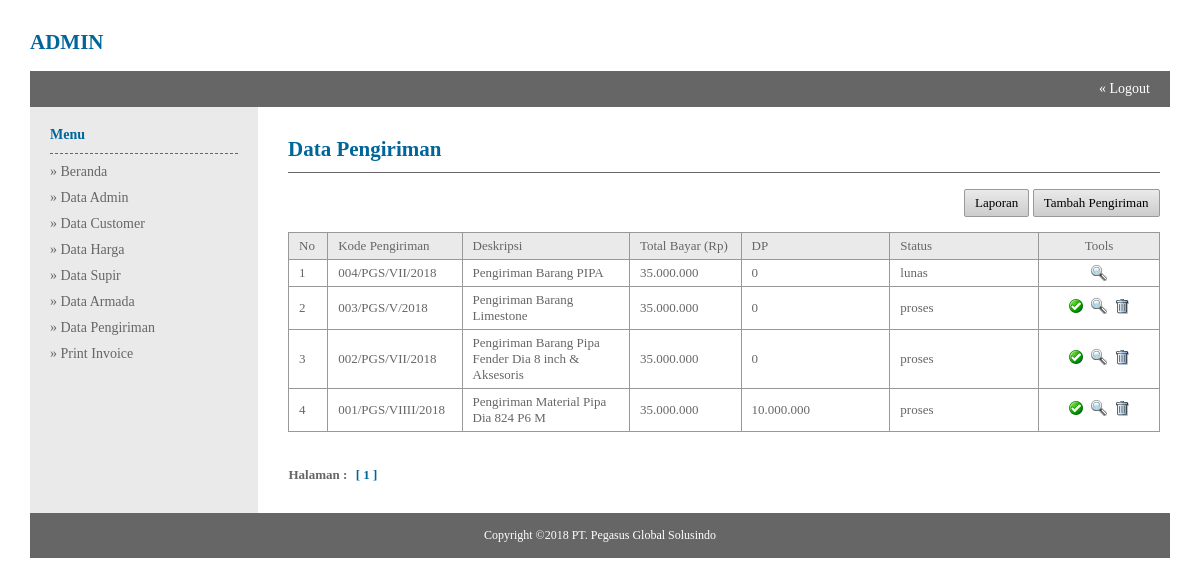
Page /admin/index.php?module=Data_Transaksi (signed in) on the committed database.
### tables this page shows
CREATE TABLE `pengiriman` (
  `kd_pengiriman` varchar(100) NOT NULL,
  `description` varchar(300) NOT NULL,
  `satuan` varchar(40) NOT NULL,
  `kd_armada` varchar(20) NOT NULL,
  `kd_driver` varchar(50) NOT NULL,
  `kd_customer` varchar(50) DEFAULT NULL,
  `nm_penerima` varchar(80) NOT NULL,
  `uang_supir` int(200) NOT NULL,
  `total_bayar` int(200) NOT NULL,
  `status` varchar(20) NOT NULL,
  `packinglist` varchar(200) NOT NULL,
  `kd_harga` varchar(50) NOT NULL,
  `dp` varchar(200) NOT NULL DEFAULT '0'
);

### library/library.php (called while the page is built, shortened)
<?php
function format_angka($angka) {
	$hasil =  number_format($angka,0, ",",".");
	return $hasil;
}
?>

### admin/data_transaksi.php (the view)
<table width="100%" border="0">
<tr>
	<td class="judul-halaman"><h2>Data Pengiriman</h2></td>
</tr>
<tr>
	<td>
    <br/>
    <table class="table-list" width="100%" border="0">
    <tr>
    	<td class="top-button" align="right" colspan="8">
        <a class="button small grey fontB" href="?module=Laporan_Transaksi">Laporan</a>
        <a class="button small grey fontB" href="?module=Tambah_Pengiriman">Tambah Pengiriman</a>
        </td>
    </tr>
    <tr class="head">
    	<td width="4%">No</td>
        <td width="11%">Kode Pengiriman</td>
        <td width="18%">Deskripsi</td>
        <td width="12%">Total Bayar (Rp)</td>
        <td width="16%">DP</td>
        <td width="16%">Status</td>
        <td width="13%" align="center">Tools</td>
    </tr>
    <?php
	$batas = 10;
	$hal = isset ($_GET['hal']) ? $_GET['hal'] : null;
	if(empty($_GET['hal'])){
		$hal = 1;
	}
	$pos = ($hal - 1) * $batas;
	$query = mysql_query("select kd_pengiriman,description,total_bayar,dp,status from pengiriman order by kd_pengiriman desc limit $pos, $batas") or die (mysql_error());
	while($array = mysql_fetch_array($query)){
		$pos++;
	?>
    <tr class="data">
    	<td><?php echo $pos;?></td>
        <td><?php echo $array['kd_pengiriman'];?></td>
        <td><?php echo $array['description'];?></td>
        <td><?php echo format_angka($array['total_bayar']);?></td>
        <td><?php echo format_angka($array['dp']);?></td>
        <td><?php echo $array['status'];?></td>
        <td class="table-tools" align="center">
        <?php
		if($array['status'] == "proses"){
		?>
        <a href="?module=Proses_Lunas&id=<?php echo $array['kd_pengiriman'];?>" title="Proses Lunas">
        <img src="../images/check.gif" />
        </a>
        <?php } ?>
        <a href="?module=Detail_Transaksi&id=<?php echo $array['kd_pengiriman'];?>" title="Detail Transaksi">
        <img src="../images/magnifier.gif" />
        </a>
        <?php
		if($array['status'] == "proses"){
		?>
        <a href="?module=Hapus&id=<?php echo $array['kd_pengiriman'];?>&execute=transaksi" title="Hapus" onclick="return confirm ('Anda yakin ingin menghapus <?php echo $array['kd_pengiriman'];?> ?');"><img src="../images/trash.gif" /></a>
        <?php } ?>
        </td>
    </tr>
    <?php } ?>
    <tr>
    	<td class="halaman" colspan="8">
    	Halaman :
		<?php
		$data = mysql_query("select * from pengiriman") or die (mysql_error());
		$row_data = mysql_num_rows($data);
		$jml_hal = ceil($row_data/$batas);
		for($h=1;$h<=$jml_hal;$h++){
			if($h != $hal){
				echo "<a href='?module=Data_Transaksi&hal=$h'>$h</a>";
			}
			else{
				echo "<span>[ $h ]</span>";
			}
		}
		?>
    	</td>
    </tr>
    </table>
    </td>
</tr>
</table>

### css/style_admin.css (style rules this page uses)
* { margin:0; padding:0; }
body { font-size:14px; font-family:"Myriad Pro"; color:#666; }
table { border-collapse:collapse; border-spacing:0; margin:0 auto; }
h1,h2,h3,h4,h5,h6 { color:#069; }
a { text-decoration:none; color:#666; }
.top-button { padding-bottom:15px; }
.judul-halaman { padding-bottom:10px; border-bottom:1px solid #666; }
.halaman { padding-top:35px; font-weight:600; }
.halaman span, .halaman a { margin:0 5px; }
.halaman span { color:#069; cursor:default; }
.table-tools a { margin:0 2px; }
.table-list { font-size:13px; }
.table-list .head td { padding:5px 10px; border:1px solid #999; background-color:#EAEAEA; }
.table-list .data td { padding:5px 10px; border:1px solid #999; }

### css/button.css (style rules this page uses)
.button { display:inline-block; cursor:pointer; font-size:13px; }
.fontB { color:#000; }
.small { padding:5px 10px; -moz-border-radius:2px; -webkit-border-radius:2px; -o-border-radius:2px; border-radius:2px; }
.grey { background:#EAEAEA; border:1px solid #999; background-image: -moz-linear-gradient(top, #EAEAEA, #CCC); background-image: -webkit-gradient(linear, 0 0, 0 100%, from(#EAEAEA), to(#CCC)); background-image: -webkit-linear-gradient(top, #EAEAEA, #CCC); background-image: -o-linear-gradient(top, #EAEAEA, #CCC); background-image: linear-gradient(to bottom, #EAEAEA, #CCC); filter: progid:DXImageTransform.Microsoft.gradient(startColorstr='#EAEAEA', endColorstr='#CCC'); }

### rows in the picture
pengiriman: kd_pengiriman "004/PGS/VII/2018", description "Pengiriman Barang PIPA", total_bayar "35.000.000", dp "0", status "lunas"
pengiriman: kd_pengiriman "003/PGS/V/2018", description "Pengiriman Barang Limestone", total_bayar "35.000.000", dp "0", status "proses"
pengiriman: kd_pengiriman "002/PGS/VII/2018", description "Pengiriman Barang Pipa Fender Dia 8 inch & Aksesoris", total_bayar "35.000.000", dp "0", status "proses"
pengiriman: kd_pengiriman "001/PGS/VIIII/2018", description "Pengiriman Material Pipa Dia 824 P6 M", total_bayar "35.000.000", dp "10.000.000", status "proses"
